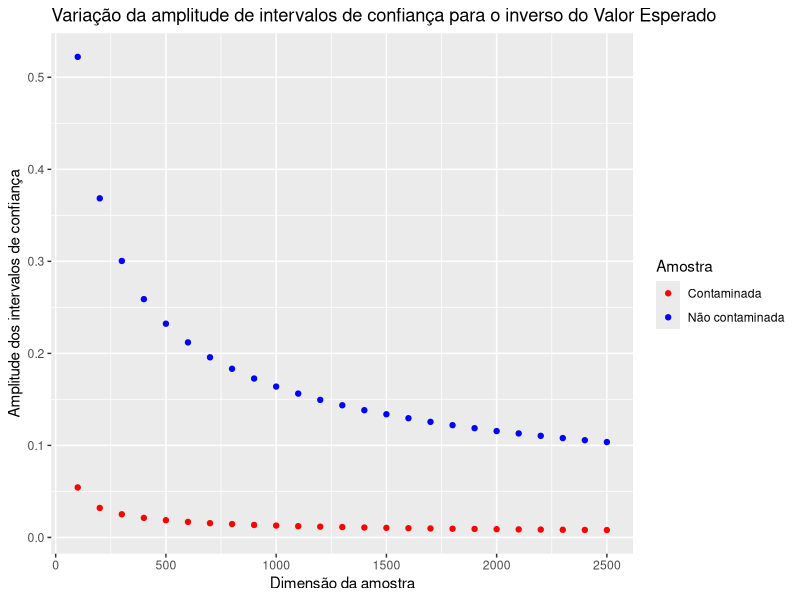

The R script that drew this image:
library(ggplot2); 
set.seed(106)
x = c() ; ma=c() ; maC=c();
quantis = qnorm(1-0.05/2)
for(i in 1:25){
  amp=c() ; ampC=c(); 
  n = i*100;
  x = append(x, n);
  for (j in 1:1500){
    amostra = rexp(n, 1.32);
    inv_med = 1/mean(amostra);
    a = inv_med * (1 - quantis/sqrt(n)); 
    b = inv_med * (1 + quantis/sqrt(n)); 
    amp<-append(amp, b-a);
    
    amostraC = append(sample(amostra, n*0.75), rexp(n*0.25, 0.01)); 
    a = (mean(amostraC) + quantis * sd(amostraC)/sqrt(n))**-1;
    b = (mean(amostraC) - quantis * sd(amostraC)/sqrt(n))**-1; 
    ampC<-append(ampC, b-a)
  }
  ma<-append(ma, mean(amp)); maC<-append(maC, mean(ampC))
}
data<-data.frame(x, ma, maC); 

print(ggplot(data, aes(x))+
  geom_point(aes(y = ma, color="Não contaminada"), size=1.5)+
  geom_point(aes(y = maC, color="Contaminada"), size=1.5)+
  scale_color_manual(name="Amostra", values=c("Não contaminada"="blue", "Contaminada"="red"))+
  labs(title = "Variação da amplitude de intervalos de confiança para o inverso do Valor Esperado", x = "Dimensão da amostra", y =
         "Amplitude dos intervalos de confiança"))